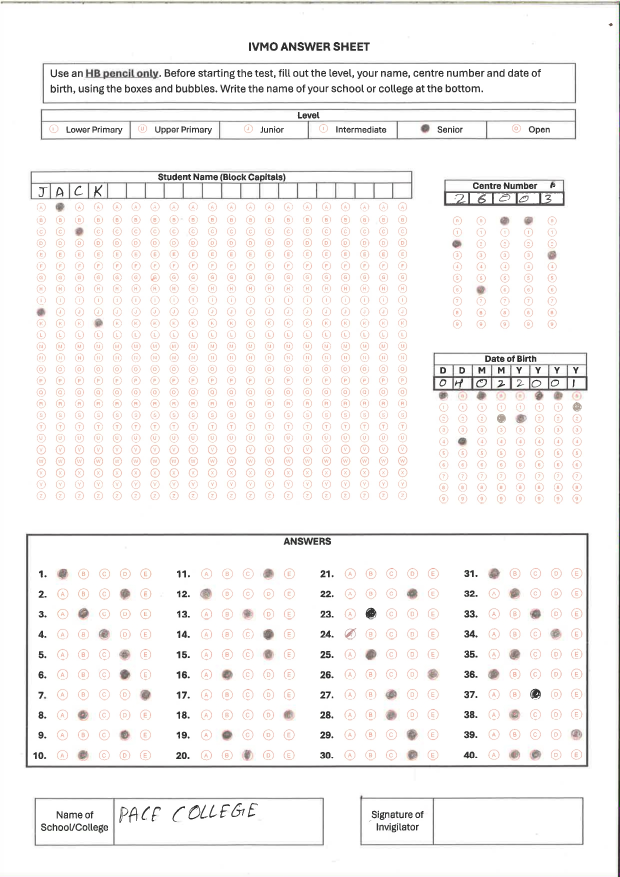
#> input picture omr-backend/sample_omr_sheets/jack.jpg, 1240 x 1754 px (shown at 1/2 size)
$ python -i omr_processor.py   (imports and definitions only)
#> lines starting #> are read from the running program, lines starting #| are printed output that depends on the picture; after the words box and inside, x2 and y2 are one past the last pixel; in counts of white or black regions, pixels touching at a corner belong together
import cv2
import numpy as np


LETTERS  = "ABCDEFGHIJKLMNOPQRSTUVWXYZ"
DIGITS   = "0123456789"
OPTIONS  = "ABCDE"

NAME_SHIFTS = dict(left=1, right=10, top=-30, bottom=5)

NUM_ANSWER_GROUPS    = 4
ROWS_PER_GROUP       = 10
OPTIONS_PER_QUESTION = 5

HOUGH_DP       = 1.2
HOUGH_MIN_DIST = 14
HOUGH_PARAM1   = 50
HOUGH_PARAM2   = 18
HOUGH_MIN_R    = 8
HOUGH_MAX_R    = 18

CLUSTER_GAP = 18

COLOR_FILLED = (0, 200,   0)
COLOR_MULTI  = (0,   0, 255)
COLOR_EMPTY  = (0, 140, 255)
COLOR_NORMAL = (180,180,180)


def _clamp(val, lo, hi):
    return max(lo, min(val, hi))


def _top_two_scores(scores):
    s = sorted(enumerate(scores), key=lambda x: x[1], reverse=True)
    return s[0][0], s[0][1], s[1][1]


def _split_into_columns(region, num_cols):
    cw = region.shape[1] // num_cols
    return [region[:, i * cw:(i + 1) * cw] for i in range(num_cols)]


def _split_into_rows(region, num_rows):
    rh = region.shape[0] // num_rows
    return [region[i * rh:(i + 1) * rh, :] for i in range(num_rows)]


def _locate_region(image, template):
    res = cv2.matchTemplate(image, template, cv2.TM_CCOEFF_NORMED)
    _, _, _, max_loc = cv2.minMaxLoc(res)
    return max_loc


def _cluster_centers(values, gap=CLUSTER_GAP):
    arr = np.array(sorted(set(int(v) for v in values)))
    centers, cur = [], [arr[0]]
    for v in arr[1:]:
        if v - cur[-1] > gap:
            centers.append(int(np.median(cur)))
            cur = [v]
        else:
            cur.append(v)
    centers.append(int(np.median(cur)))
    return centers


def _detect_circles(gray):
    cs = cv2.HoughCircles(
        gray, cv2.HOUGH_GRADIENT,
        dp=HOUGH_DP, minDist=HOUGH_MIN_DIST,
        param1=HOUGH_PARAM1, param2=HOUGH_PARAM2,
        minRadius=HOUGH_MIN_R, maxRadius=HOUGH_MAX_R,
    )
    return np.round(cs[0]).astype(int) if cs is not None else None


def _bubble_darkness(gray, bx, by, br, margin=2):
    patch = gray[
        max(0, by - br + margin): by + br - margin,
        max(0, bx - br + margin): bx + br - margin,
    ]
    return float(255 - np.mean(patch)) if patch.size > 0 else 0.0


def _find_adaptive_threshold(all_scores):
    arr = np.array(sorted(all_scores))
    gaps = [
        (arr[i + 1] - arr[i], float((arr[i] + arr[i + 1]) / 2))
        for i in range(len(arr) - 1)
    ]
    best_gap, best_mid = max(gaps, key=lambda x: x[0])
    return best_mid if best_gap > 10 else 50.0


def _classify_bubble(scores, threshold):
    filled = [i for i, s in enumerate(scores) if s >= threshold]
    if len(filled) == 0:
        return "EMPTY", None
    if len(filled) == 1:
        return "OK", OPTIONS[filled[0]]
    return "MULTIPLE", [OPTIONS[i] for i in filled]


def auto_straighten(image):
    gray  = cv2.cvtColor(image, cv2.COLOR_BGR2GRAY)
    edges = cv2.Canny(gray, 50, 150)
    lines = cv2.HoughLines(edges, 1, np.pi / 180, 200)
    if lines is None:
        return image
    angles = [(l[0][1] * 180 / np.pi) - 90 for l in lines[:50]]
    M = cv2.getRotationMatrix2D(
        (image.shape[1] // 2, image.shape[0] // 2), np.median(angles), 1
    )
    return cv2.warpAffine(image, M, (image.shape[1], image.shape[0]),
                          borderMode=cv2.BORDER_REPLICATE)


def detect_bubble_grid(image, debug=False):
    gray = cv2.cvtColor(image, cv2.COLOR_BGR2GRAY)
    th   = cv2.adaptiveThreshold(
        gray, 255, cv2.ADAPTIVE_THRESH_MEAN_C, cv2.THRESH_BINARY_INV, 15, 5
    )
    contours, _ = cv2.findContours(th, cv2.RETR_EXTERNAL, cv2.CHAIN_APPROX_SIMPLE)
    bubbles = [
        cv2.boundingRect(c) for c in contours
        if 80  < cv2.contourArea(c)     < 1200
        and 8  < cv2.boundingRect(c)[2] < 40
        and 8  < cv2.boundingRect(c)[3] < 40
    ]
    if len(bubbles) < 50:
        return None
    xs   = [b[0] for b in bubbles]
    left = [b for b in bubbles if np.percentile(xs, 3) <= b[0] <= np.percentile(xs, 82)]
    if len(left) < 50:
        return None
    lxs = [b[0] for b in left];  lys = [b[1] for b in left]
    x1  = int(np.percentile(lxs, 0))
    x2  = int(np.percentile([b[0] + b[2] for b in left], 96))
    y1  = sorted(lys)[int(0.075 * len(lys))]
    y2  = int(np.percentile([b[1] + b[3] for b in left], 99))
    if debug:
        dbg = image.copy(); cv2.rectangle(dbg, (x1,y1), (x2,y2), (0,255,0), 2)
        # cv2.imshow("Bubble Grid", dbg)
    return x1, y1, x2, y2


def extract_name_area(image, debug=False):
    grid = detect_bubble_grid(image, debug)
    if grid is None:
        return None
    x1, y1, x2, y2 = grid
    h, w = image.shape[:2]
    x1 = _clamp(x1 + NAME_SHIFTS["left"],   0, w)
    x2 = _clamp(x2 + NAME_SHIFTS["right"],  0, w)
    y1 = _clamp(y1 + NAME_SHIFTS["top"],    0, h)
    y2 = _clamp(y2 + NAME_SHIFTS["bottom"], 0, h)
    if debug:
        dbg = image.copy(); cv2.rectangle(dbg,(x1,y1),(x2,y2),(255,0,0),2)
        # cv2.imshow("Name Area", dbg)
    return image[y1:y2, x1:x2]


def detect_letters(name_area, num_cols=20, debug=False):
    result = []
    for col in _split_into_columns(name_area, num_cols):
        gray     = cv2.cvtColor(col, cv2.COLOR_BGR2GRAY)
        _, th    = cv2.threshold(gray, 150, 255, cv2.THRESH_BINARY_INV)
        rows     = _split_into_rows(th, 26)
        scores   = [cv2.countNonZero(r) / r.size for r in rows]
        best_idx, top1, top2 = _top_two_scores(scores)
        result.append(LETTERS[best_idx] if top1 >= 0.06 and (top1 - top2) > 0.05 else " ")
    return "".join(result)


def extract_center_number_area(image, name_area, debug=False):
    h_img, w_img   = image.shape[:2]
    h_name, w_name = name_area.shape[:2]
    nx, ny         = _locate_region(image, name_area)
    x1 = _clamp(nx + w_name + int(0.05  * w_img), 0, w_img)
    x2 = _clamp(x1           + int(0.195 * w_img), 0, w_img)
    y1 = _clamp(ny            + int(0.05  * h_name), 0, h_img)
    y2 = _clamp(y1            + int(0.40  * h_name), 0, h_img)
    if debug:
        dbg = image.copy(); cv2.rectangle(dbg,(x1,y1),(x2,y2),(255,0,0),2)
        # cv2.imshow("Centre Number Area", dbg)
    return image[y1:y2, x1:x2]


def detect_center_digits(center_area, num_cols=5, debug=False):
    result = []
    for col in _split_into_columns(center_area, num_cols):
        gray = cv2.cvtColor(col, cv2.COLOR_BGR2GRAY)
        th   = cv2.adaptiveThreshold(
            gray, 255, cv2.ADAPTIVE_THRESH_MEAN_C, cv2.THRESH_BINARY_INV, 11, 2
        )
        scores = []
        for row in _split_into_rows(th, 10):
            hc, wc = row.shape
            inner  = row[int(0.2*hc):int(0.8*hc), int(0.2*wc):int(0.8*wc)]
            scores.append(cv2.countNonZero(inner) / inner.size)
        best_idx, top1, top2 = _top_two_scores(scores)
        result.append(DIGITS[best_idx] if top1 >= 0.10 and (top1 - top2) > 0.04 else "")
    return "".join(result)


def extract_answer_area(image, debug=False):
    h, w = image.shape[:2]
    y1 = int(0.643 * h);  y2 = int(0.885 * h)
    x1 = int(0.02  * w);  x2 = int(0.98  * w)
    if debug:
        dbg = image.copy()
        cv2.rectangle(dbg, (x1,y1), (x2,y2), (0,200,0), 2)
        # cv2.imshow("Answer Area", cv2.resize(dbg, (800,900)))
    return image[y1:y2, x1:x2]


def detect_all_answers(answer_area, debug=False):

    aw      = answer_area.shape[1]
    gw      = aw // NUM_ANSWER_GROUPS

    all_scores   = []
    group_cache  = []

    for g in range(NUM_ANSWER_GROUPS):
        grp  = answer_area[:, g * gw:(g + 1) * gw]
        gray = cv2.cvtColor(grp, cv2.COLOR_BGR2GRAY)
        cs   = _detect_circles(gray)
        if cs is None:
            group_cache.append(None)
            continue

        col_c = sorted(_cluster_centers([int(c[0]) for c in cs]))[-OPTIONS_PER_QUESTION:]
        row_c = sorted(_cluster_centers([int(c[1]) for c in cs]))[:ROWS_PER_GROUP]

        rows = []
        for ri, ry in enumerate(row_c):
            row_cs = [c for c in cs if abs(int(c[1]) - ry) <= CLUSTER_GAP]
            scores, bcs = [], []
            for cx in col_c:
                bc = min(row_cs, key=lambda c: abs(int(c[0]) - cx)) if row_cs else None
                d  = _bubble_darkness(gray, int(bc[0]), int(bc[1]), int(bc[2])) if bc is not None else 0.0
                scores.append(d)
                bcs.append(bc)
                all_scores.append(d)
            rows.append((ri, ry, scores, bcs))

        group_cache.append((g, gray, col_c, rows))

    threshold = _find_adaptive_threshold(all_scores)

    results = {}
    for item in group_cache:
        if item is None:
            continue
        g, gray, col_c, rows = item
        for ri, ry, scores, bcs in rows:
            q              = g * ROWS_PER_GROUP + ri + 1
            status, answer = _classify_bubble(scores, threshold)
            results[q]     = {
                "status": status,
                "answer": answer,
                "scores": scores,
                "threshold": threshold,
            }

    if debug:
        _draw_answer_debug(answer_area, group_cache, results, gw)

    return results, threshold


# [41 lines left out: function _draw_answer_debug, not called in this run]

    # cv2.imshow("Answer Debug", dbg)


def extract_dob_area(image, center_area, debug=False):
    h_img, w_img = image.shape[:2]
    h_c, w_c = center_area.shape[:2]

    cx, cy = _locate_region(image, center_area)

    left_shift  = -20   # move left (-) or right (+)
    right_shift = 45    # expand right
    x1 = cx + left_shift
    x2 = cx + w_c + right_shift

    y1 = cy + int(1.45 * h_c)
    y2 = y1 + int(0.98 * h_c)

    x1 = _clamp(x1, 0, w_img)
    x2 = _clamp(x2, 0, w_img)
    y1 = _clamp(y1, 0, h_img)
    y2 = _clamp(y2, 0, h_img)

    dob_area = image[y1:y2, x1:x2]

    if debug:
        dbg = image.copy()
        cv2.rectangle(dbg, (x1, y1), (x2, y2), (255, 0, 255), 2)
        # [4 lines of commented-out code are left out]

    return dob_area


def process_sheet(path, debug=False):
#> called with path = 'omr-backend/sample_omr_sheets/jack.jpg', debug = False
    debug = False
    image = cv2.imread(path)
#> image is the input picture: shape (1754, 1240, 3); mean B, G, R 243.9, 244.6, 246.3
    if image is None:
        raise FileNotFoundError(f"Cannot read '{path}'")

    img = auto_straighten(auto_straighten(image))
#> in auto_straighten, `edges = cv2.Canny(gray, 50, 150)`:
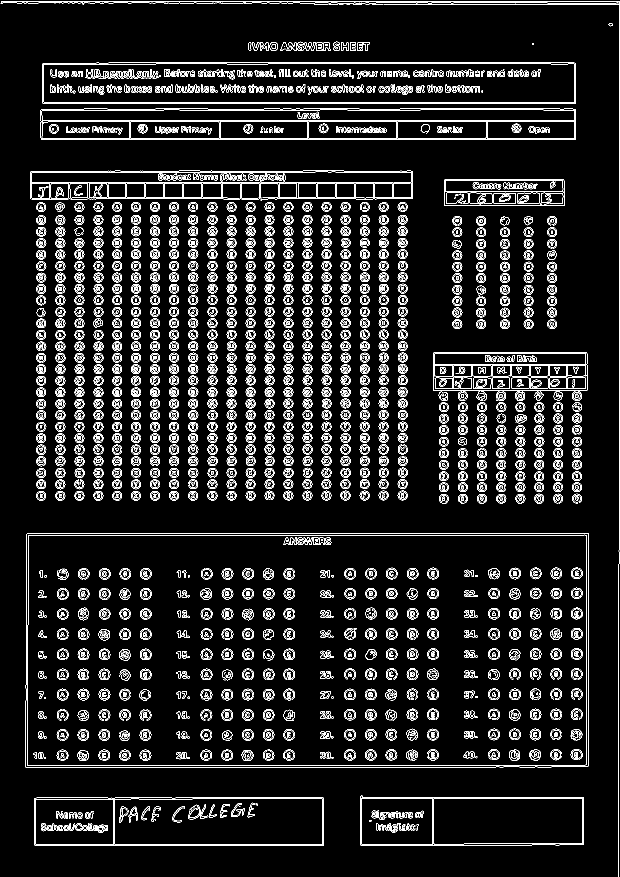
#> edges: shape (1754, 1240) (shown at 1/2 size); 8.4% white in thin lines or dots
#> in auto_straighten, `angles = [(l[0][1] * 180 / np.pi) - 90 for l in lines[:50]]`: angles = 50 values, max 2.5e-06 at index 1, min -90 at index 0, mean -21.6
#> in auto_straighten, `M = cv2.getRotationMatrix2D( (image.shape[1] // 2, image.shape[0] // 2..`: M = [[1, 4.37e-08, -3.83e-05], [-4.37e-08, 1, 2.71e-05]]

    name_area = extract_name_area(img, debug=debug)
#> in detect_bubble_grid, `contours, _ = cv2.findContours(th, cv2.RETR_EXTERNAL, cv2.CHAIN_APPROX..`: contours = 738 contours, 59 with area under 20; largest, box (x1, y1, x2, y2) and area: (51, 1066, 1177, 1536) 525445, (85, 125, 1152, 208) 86147, (80, 217, 1152, 280) 64920, (69, 1595, 648, 1692) 55084, (719, 1590, 1167, 1691) 42388
#> in detect_bubble_grid, `bubbles = [ cv2.boundingRect(c) for c in contours if 80  < cv2.contour..`: bubbles = 640 items, first 6: (917, 989, 18, 18), (879, 989, 18, 18), (1145, 988, 18, 19), (1108, 988, 17, 19), (1070, 988, 17, 19), (1032, 988, 18, 19)
#> in detect_bubble_grid, `xs   = [b[0] for b in bubbles]`: xs = 640 values, max 1145 at index 2, min 73 at index 17, mean 551.5
#> in detect_bubble_grid, `left = [b for b in bubbles if np.percentile(xs, 3) <= b[0] <= np.perce..`: left = 526 items, first 6: (879, 989, 18, 18), (416, 983, 18, 17), (377, 983, 19, 17), (339, 983, 18, 17), (301, 983, 18, 17), (263, 983, 18, 18)
#> in detect_bubble_grid, `lxs = [b[0] for b in left]`: lxs = 526 values, max 879 at index 0, min 73 at index 10, mean 450.2
#> in detect_bubble_grid, `lys = [b[1] for b in left]`: lys = 526 values, max 989 at index 0, min 84 at index 522, mean 687
#> in detect_bubble_grid, `x1  = int(np.percentile(lxs, 0))`: x1 = 73
#> in detect_bubble_grid, `x2  = int(np.percentile([b[0] + b[2] for b in left], 96))`: x2 = 814
#> in detect_bubble_grid, `y1  = sorted(lys)[int(0.075 * len(lys))]`: y1 = 431
#> in detect_bubble_grid, `y2  = int(np.percentile([b[1] + b[3] for b in left], 99))`: y2 = 1000
#> in extract_name_area, `grid = detect_bubble_grid(image, debug)`: grid = (73, 431, 814, 1000)
#> in extract_name_area, `x1, y1, x2, y2 = grid`: x1 = 73; y1 = 431; x2 = 814; y2 = 1000
#> in extract_name_area, `x1 = _clamp(x1 + NAME_SHIFTS["left"],   0, w)`: x1 = 74
#> in extract_name_area, `x2 = _clamp(x2 + NAME_SHIFTS["right"],  0, w)`: x2 = 824
#> in extract_name_area, `y1 = _clamp(y1 + NAME_SHIFTS["top"],    0, h)`: y1 = 401
#> in extract_name_area, `y2 = _clamp(y2 + NAME_SHIFTS["bottom"], 0, h)`: y2 = 1005
    name = detect_letters(name_area, num_cols=20) if name_area is not None else ""
#> in _split_into_columns, `cw = region.shape[1] // num_cols`: cw = 37
#> the loop in detect_letters, `for col in _split_into_columns(name_area, num_cols):` made 20 passes
#> (best_idx, top1) on passes 1 to 8: (9, 0.129), (0, 0.16), (2, 0.112), (10, 0.0764), (0, 0), (0, 0), (0, 0), (0, 0)
#> after the loop in detect_letters, `for col in _split_into_columns(name_area, num_cols):`: result = ['J', 'A', 'C', 'K', ' ', ' ', ' ', ' ', ' ', ' ', ' ', ' ', ' ', ' ', ' ', ' ', ' ', ' ', ' ', ' ']
#> name = 'JACK                '

    centre = ""
    if name_area is not None:
        centre_area = extract_center_number_area(img, name_area, debug=debug)
#> in _locate_region, `res = cv2.matchTemplate(image, template, cv2.TM_CCOEFF_NORMED)`:
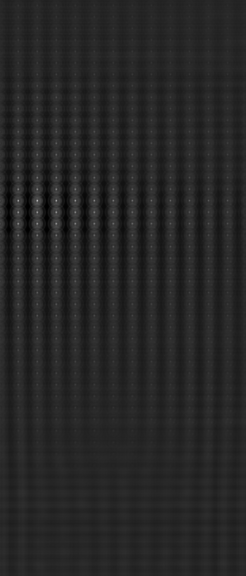
#> res: shape (1151, 491) float32 (shown at 1/2 size); min -0.176, max 1, mean -0.000627; drawn with min black and max white
#> in _locate_region, `_, _, _, max_loc = cv2.minMaxLoc(res)`: max_loc = (74, 401)
#> in extract_center_number_area, `nx, ny         = _locate_region(image, name_area)`: nx = 74; ny = 401
#> in extract_center_number_area, `x1 = _clamp(nx + w_name + int(0.05  * w_img), 0, w_img)`: x1 = 886
#> in extract_center_number_area, `x2 = _clamp(x1           + int(0.195 * w_img), 0, w_img)`: x2 = 1127
#> in extract_center_number_area, `y1 = _clamp(ny            + int(0.05  * h_name), 0, h_img)`: y1 = 431
#> in extract_center_number_area, `y2 = _clamp(y1            + int(0.40  * h_name), 0, h_img)`: y2 = 672
#> in extract_center_number_area, `return image[y1:y2, x1:x2]`:
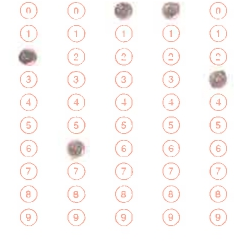
#> returned value: shape (241, 241, 3); mean of channels 0, 1, 2 247, 248, 251.4; drawn as B, G, R
        if centre_area is not None:
            centre = detect_center_digits(centre_area, num_cols=5)
#> the loop in detect_center_digits, `for col in _split_into_columns(center_area, num_cols):` made 5 passes
#> (best_idx, top1, top2) on passes 1 to 5: (2, 0.411, 0.202), (6, 0.285, 0.193), (0, 0.499, 0.189), (0, 0.46, 0.189), (3, 0.386, 0.193)
#> after the loop in detect_center_digits, `for col in _split_into_columns(center_area, num_cols):`:
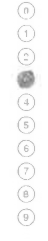
#> gray: shape (241, 48); min 122, max 255, mean 248.8
#> after the loop in detect_center_digits, `for col in _split_into_columns(center_area, num_cols):`: result = ['2', '6', '0', '0', '3']
#> centre = '26003'

    answer_area = extract_answer_area(img, debug=debug)
    answers, threshold = detect_all_answers(answer_area, debug=debug)
#> the loop in detect_all_answers, `for g in range(NUM_ANSWER_GROUPS):` made 4 passes
#> (col_c, row_c) on passes 1, 3, 4: ([101, 142, 184, 225, 266], [20, 60, 100, 141, 181, 222, 261, 303, 343, 382]), ([82, 123, 164, 206, 248], [20, 58, 100, 140, 181, 220, 261, 302, 341, 382]), ([72, 114, 155, 196, 238], [20, 58, 99, 140, 181, 221, 261, 301, 341, 382])
#> after the loop in detect_all_answers, `for g in range(NUM_ANSWER_GROUPS):`:
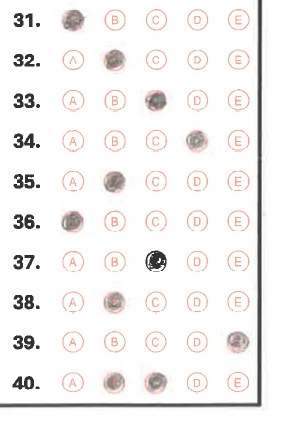
#> grp: shape (425, 297, 3); mean B, G, R 241.1, 241.8, 244.2
#> after the loop in detect_all_answers, `for g in range(NUM_ANSWER_GROUPS):`: all_scores = 200 values, max 166.9 at index 111, min 8.82 at index 155, mean 29.35; group_cache = 4 items
#> in _find_adaptive_threshold, `arr = np.array(sorted(all_scores))`: arr = 200 values from 8.82 to 166.9
#> in _find_adaptive_threshold, `gaps = [ (arr[i + 1] - arr[i], float((arr[i] + arr[i + 1]) / 2)) for i..`: gaps = 199 pairs, first value 0 to 28.02, second value 8.89 to 156.2
#> in _find_adaptive_threshold, `best_gap, best_mid = max(gaps, key=lambda x: x[0])`: best_gap = 28.02; best_mid = 54.99
#> the loop in detect_all_answers, `for item in group_cache:` made 4 passes
#> col_c on passes 1 to 4: [101, 142, 184, 225, 266], [91, 133, 174, 216, 256], [82, 123, 164, 206, 248], [72, 114, 155, 196, 238]
#> after the loop in detect_all_answers, `for item in group_cache:`: results = 40 items
#> answers = 40 items; threshold = 54.99

    dob = extract_dob_area(img, centre_area, debug=True)
#> in _locate_region (call 2), `res = cv2.matchTemplate(image, template, cv2.TM_CCOEFF_NORMED)`:
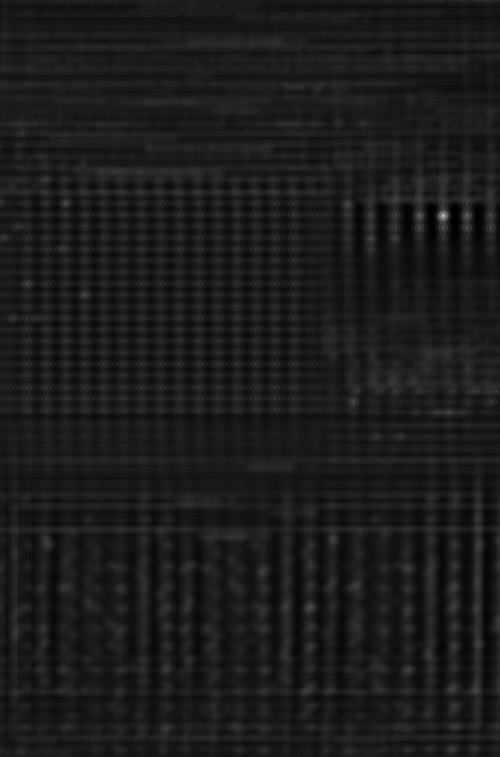
#> res: shape (1514, 1000) float32 (shown at 1/2 size); min -0.12, max 1, mean 0.00101; drawn with min black and max white
#> in _locate_region (call 2), `_, _, _, max_loc = cv2.minMaxLoc(res)`: max_loc = (886, 431)
#> in extract_dob_area, `cx, cy = _locate_region(image, center_area)`: cx = 886; cy = 431
#> in extract_dob_area, `x1 = cx + left_shift`: x1 = 866
#> in extract_dob_area, `x2 = cx + w_c + right_shift`: x2 = 1172
#> in extract_dob_area, `y1 = cy + int(1.45 * h_c)`: y1 = 780
#> in extract_dob_area, `y2 = y1 + int(0.98 * h_c)`: y2 = 1016
#> in extract_dob_area, `cv2.rectangle(dbg, (x1, y1), (x2, y2), (255, 0, 255), 2)`:
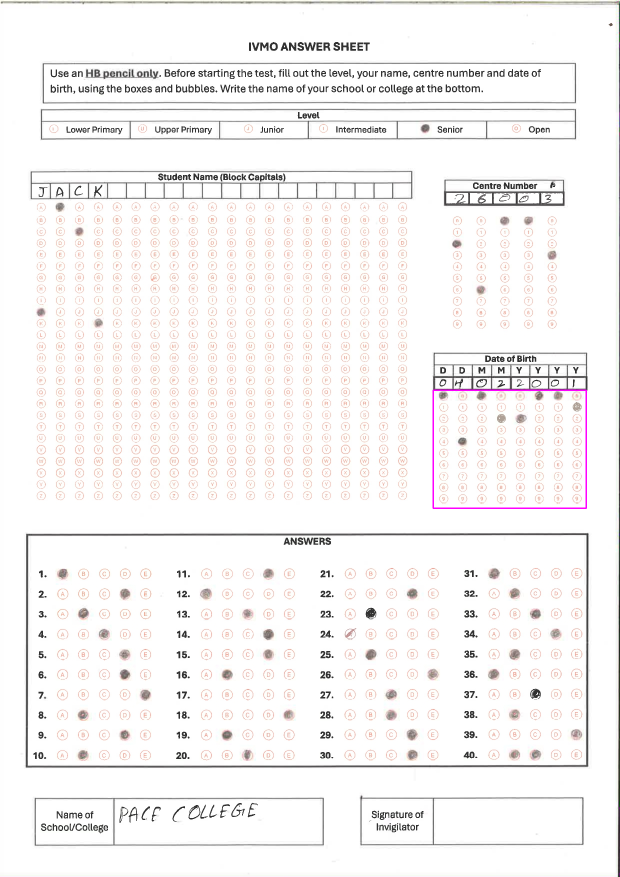
#> dbg: shape (1754, 1240, 3) (shown at 1/2 size); 0.15% of pixels changed, all inside (x1, y1, x2, y2) = (865, 779, 1174, 1018)

    issues = {
        "empty": [q for q, v in answers.items() if v["status"] == "EMPTY"],
        "multiple": {q: v["answer"] for q, v in answers.items() if v["status"] == "MULTIPLE"},
    }

    return {
        "name": name.strip(),
        "centre_number": centre,
        "answers": {q: v["answer"] for q, v in answers.items() if v["status"] == "OK"},
        "raw": answers,
    }


# [32 lines left out: function process_omr_file, not called in this run]

>>> result = process_sheet('omr-backend/sample_omr_sheets/jack.jpg')
#> result = 4 items
